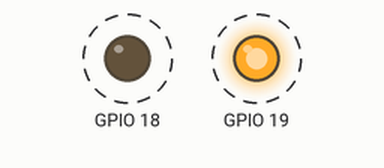
A program run on a simulated Raspberry Pi (BCM pin numbers). Parts: output pins drawn as LEDs (lit = HIGH). Dashed ring = blinking.

Above: at 0.05 s.
Timing chart, 0 to 3.0 s (numbered marks = the images above):
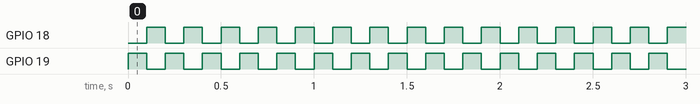

The program:

toggle2.py
```python
#!/usr/bin/env python3
# //////////////////////////////////////
# 	toggle2.py
#  Toggles P9_14 and P9_16 pins as fast as it can.
# 	P9_14 and P9_16 are both on chip 1 so they can be toggled together.
# 	P9_14 is line 18 P9_16 is line 19.
# 	Wiring:	Attach an oscilloscope to P9_14 and P9_16  to see the squarewave or
#          uncomment the sleep and attach an LED.
# 	Setup:	sudo apt update; pip install gpiod
#           Run: gpioinfo | grep -i -e chip -e P9_14 to find chip and line numbers
# 	See:	https://git.kernel.org/pub/scm/libs/libgpiod/libgpiod.git/tree/bindings/python/examples
# //////////////////////////////////////

import gpiod
import time

LED_CHIP = 'gpiochip1'
LED_LINE_OFFSET = [18, 19]  # P9_14 and P9_16

chip = gpiod.Chip(LED_CHIP)

lines = chip.get_lines(LED_LINE_OFFSET)
lines.request(consumer='toggle2.py', type=gpiod.LINE_REQ_DIR_OUT)

while True:
    lines.set_values([0, 1])
    time.sleep(0.1)
    lines.set_values([1, 0])
    time.sleep(0.1)
```

Measured:
- by itself, GPIO 18, GPIO 19: alternates HIGH for 0.10 s and LOW for 0.10 s
